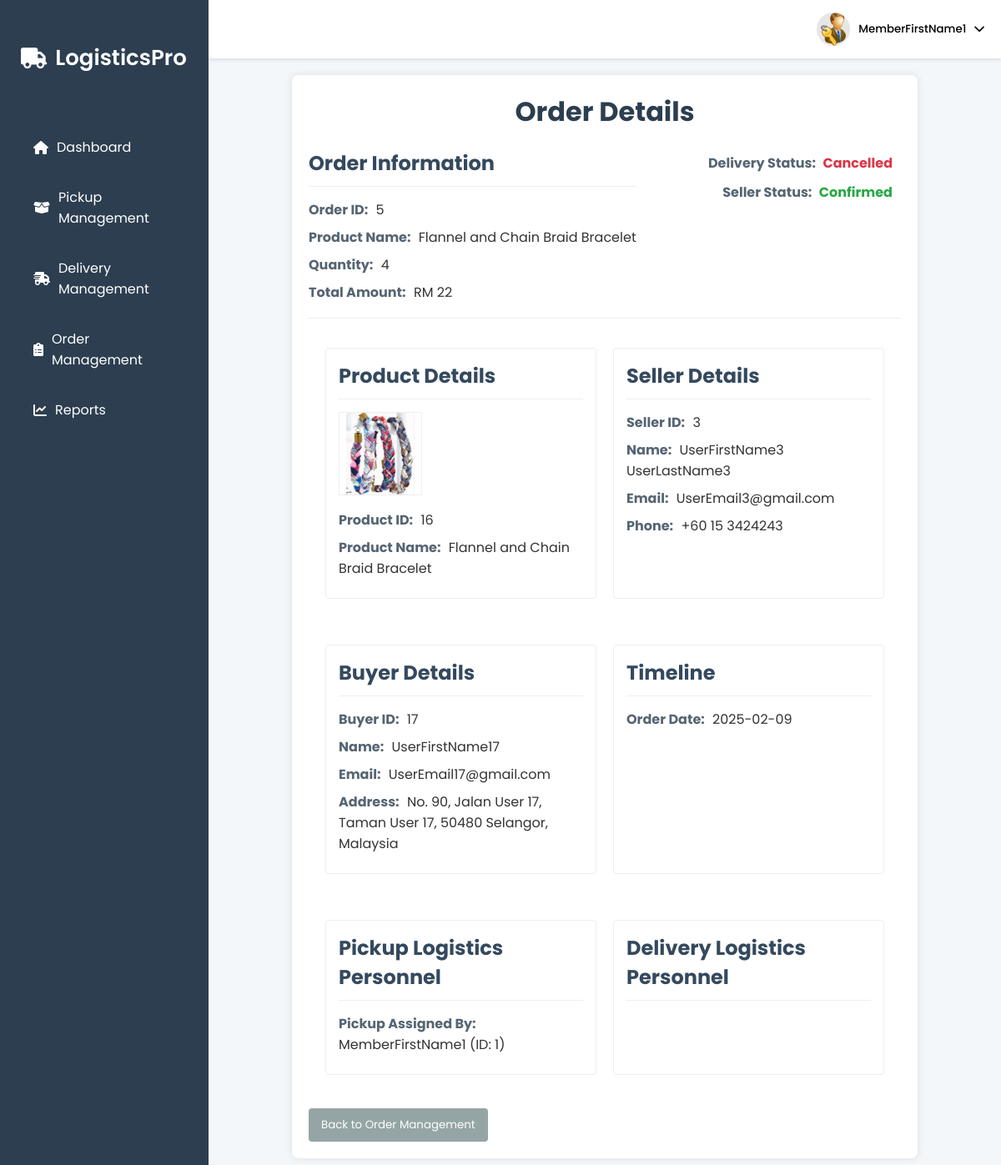
Screenshot of /logistic/order_details_logistics/5 (signed in) with the database file from the repository.
### tables this page shows
CREATE TABLE member (
        pid INTEGER PRIMARY KEY AUTOINCREMENT,
        firstName TEXT NOT NULL,
        lastName TEXT NULL,
        email TEXT UNIQUE NOT NULL,
        password TEXT NOT NULL
    );

CREATE TABLE orders (
        id INTEGER PRIMARY KEY AUTOINCREMENT,
        buyer_id INTEGER NOT NULL,
        product_id INTEGER NOT NULL, 
        quantity INTEGER NOT NULL,
        date DATE NOT NULL,
        payment_method TEXT NOT NULL,
        delivery_status TEXT DEFAULT 'Pending',
        seller_status TEXT DEFAULT 'Pending',
        total_amount DECIMAL(10,2) NOT NULL,
        FOREIGN KEY (buyer_id) REFERENCES user(pid) ON DELETE CASCADE ON UPDATE CASCADE
        FOREIGN KEY (product_id) REFERENCES products(id) 
    );

CREATE TABLE products (
        id INTEGER PRIMARY KEY AUTOINCREMENT,
        name TEXT NOT NULL,
        category TEXT NOT NULL,
        description TEXT,
        price DECIMAL(10, 2) NOT NULL,
        quantity INTEGER NOT NULL,
        condition TEXT NOT NULL,
        seller_id TEXT NOT NULL,
        image_path TEXT,
        video_path TEXT,
        FOREIGN KEY (seller_id) REFERENCES sellers(id) ON DELETE CASCADE
    );

CREATE TABLE sellers (
        id INTEGER NOT NULL,
        name TEXT NOT NULL,
        email TEXT UNIQUE NOT NULL,
        phone_number TEXT NOT NULL,
        FOREIGN KEY (id) REFERENCES user(pid) ON DELETE CASCADE ON UPDATE CASCADE
    );

CREATE TABLE user (
        pid INTEGER PRIMARY KEY AUTOINCREMENT,
        firstName TEXT NOT NULL,
        lastName TEXT NULL,
        email TEXT UNIQUE NOT NULL,
        password TEXT NOT NULL,
        isSeller INTEGER DEFAULT 0,
        haveBankCard INTEGER DEFAULT 0,
        phone_number TEXT,
        wallet DECIMAL(10, 2) DEFAULT 0.00,
        address TEXT
    );

### logistic_feature.py (the view)
@logistic_blueprint.route("/order_details_logistics/<int:order_id>", methods=['GET'])
def order_details_logistics(order_id):
    member_id = session.get("member_id")
    if not member_id:
        flash("Please log in to access this page.", "danger")
        return redirect(url_for("logistic.login"))
    con = get_connect_db()
    cur = con.cursor()
    order = cur.execute("""
        SELECT
            o.id as order_id,
            o.buyer_id,
            o.product_id,
            o.quantity as order_quantity,
            o.date,
            o.total_amount,
            o.delivery_status,
            o.seller_status,
            p.name as product_name,
            p.image_path as product_image_path,
            p.price as product_price,
            s.id as seller_id,
            s.name as seller_name,
            s.email as seller_email,
            s.phone_number as seller_phone,
            u.firstName as buyer_name,
            u.email as buyer_email,
            u.address as buyer_address,
            ad.pickup_date,
            ad.arrival_date,
            ad.delivered_date,
            m1.firstName as delivery_assigned_member_name,
            m1.pid as delivery_assigned_member_id,
            m2.firstName as delivery_status_updated_member_name,
            m2.pid as delivery_status_updated_member_id,
            pr.courier,
            m3.firstName as pickup_assigned_member_name,
            m3.pid as pickup_assigned_member_id,
            m4.firstName as pickup_status_updated_member_name,
            m4.pid as pickup_status_updated_member_id
        FROM orders o
        JOIN products p ON o.product_id = p.id
        LEFT JOIN sellers s ON p.seller_id = s.id
        LEFT JOIN user u ON o.buyer_id = u.pid
        LEFT JOIN assign_delivery ad ON o.id = ad.order_id
        LEFT JOIN pickup_request pr ON o.id = pr.order_id
        LEFT JOIN member m1 ON ad.assigned_member_id = m1.pid
        LEFT JOIN member m2 ON ad.status_updated_member_id = m2.pid
        LEFT JOIN member m3 ON pr.assigned_member_id = m3.pid
        LEFT JOIN member m4 ON pr.status_updated_member_id = m4.pid
        WHERE o.id = ?
        """, (order_id,)).fetchone()
    if not order:
        flash("Order not found in our database.", "warning")
        return redirect(url_for("logistic.order_management"))
    try:
        int(order['seller_id'])
    except (ValueError, TypeError):
        order = dict(order) # Convert to dictionary so that we can assign new key:value
        order['seller_name'] = "Admin's Choice"
        order['seller_email'] = "support@trashandtreasure.com" # Added dummy admin email
        order['seller_phone'] = "+1 (800) 123-4567" # Added dummy admin phone
    con.close()
    return render_template("order_details_logistics.html", order=order)

### db.py (called while the page is built)
def get_connect_db():
    conn = sqlite3.connect(DATABASE_PATH)
    conn.row_factory = sqlite3.Row
    return conn

### web.py (called while the page is built)
@app.after_request
def add_header(response):
    response.headers["Cache-Control"] = "no-store, no-cache, must-revalidate, post-check=0, pre-check=0, max-age=0"
    response.headers["Pragma"] = "no-cache"
    response.headers["Expires"] = "0"
    return response

### templates/order_details_logistics.html (shortened to what this page needs)
{% extends "logistic_page.html" %}
{% block content %}
<link rel="stylesheet" href="/static/order_details_logistics.css">
<div class="order-details-container">
    <h1>Order Details</h1>
    <section class="order-header">
         <div class="order-info-header">
            <h2>Order Information</h2>
             <p><strong>Order ID:</strong> {{ order.order_id }}</p>
             <p><strong>Product Name:</strong> {{ order.product_name }}</p>
             <p><strong>Quantity:</strong> {{ order.order_quantity }}</p>
             <p><strong>Total Amount:</strong> RM {{ order.total_amount }}</p>
        </div>
        <div class="order-status">
              <span class="status-badge {{ order.delivery_status|lower }}"><strong>Delivery Status:</strong> {{ order.delivery_status }}</span>
              <span class="status-badge {{ order.seller_status|lower }}"><strong>Seller Status:</strong> {{ order.seller_status }}</span>
         </div>
    </section>
    <div class="content-container">
        <section class="buyer-product-info">
              <div class="product-info">
                <h2>Product Details</h2>
                     {% if order.product_image_path %}
                        <img src="{{order.product_image_path}}" alt="{{ order.product_name }}" class="product-image"/>
                     {%endif%}
                     <p><strong>Product ID:</strong> {{ order.product_id }}</p>
                    <p><strong>Product Name:</strong> {{ order.product_name }}</p>
                 </div>
                  <div class="seller-info">
                       <h2>Seller Details</h2>
                     {% if order.seller_id != 'Admin' %}
                        <p><strong>Seller ID:</strong> {{ order.seller_id }}</p>
                     {% endif %}
                    <p><strong>Name:</strong> {{ order.seller_name }}</p>
                    <p><strong>Email:</strong> {{ order.seller_email }}</p>
                      {% if order.seller_phone %}
                        <p><strong>Phone:</strong> {{ order.seller_phone }}</p>
                       {% endif %}
                </div>
        </section>
    </div>
     <div class="content-container">
        <section class="buyer-product-info">
              <div class="product-info">
                  <h2>Buyer Details</h2>
                      <p><strong>Buyer ID:</strong> {{ order.buyer_id }}</p>
                      <p><strong>Name:</strong> {{ order.buyer_name }}</p>
                     <p><strong>Email:</strong> {{ order.buyer_email }}</p>
                     <p><strong>Address:</strong> {{ order.buyer_address }}</p>
                </div>
                  <div class="seller-info">
                     <h2>Timeline</h2>
                      <p><strong>Order Date:</strong> {{ order.date }}</p>
                  </div>
          </section>
    </div>
    <div class="content-container">
        <section class="buyer-product-info">
            <div class="product-info">
                <h2>Pickup Logistics Personnel</h2>
                    {% if order.pickup_assigned_member_name %}
                        <p><strong>Pickup Assigned By:</strong> {{ order.pickup_assigned_member_name }} (ID: {{ order.pickup_assigned_member_id }})</p>
                    {% endif %}
            </div>
            <div class="seller-info">
                <h2>Delivery Logistics Personnel</h2>
            </div>
        </section>
    </div>
    <button class="back-button" onclick="window.location.href='{{ url_for('logistic.order_management') }}'">Back to Order Management</button>
</div>
{% endblock %}

### templates/logistic_page.html (shortened to what this page needs)
<!DOCTYPE html>
<html lang="en">
<head>
  <link rel="stylesheet" href="/static/logistic_page.css">
  <link rel="stylesheet" href="https://cdnjs.cloudflare.com/ajax/libs/font-awesome/6.0.0-beta3/css/all.min.css">
</head>
<body>
  <div class="container">
    <aside class="sidebar">
      <div class="logo">
        <i class="fas fa-truck"></i>
        <span>LogisticsPro</span>
      </div>
      <nav>
        <ul>
          <li><a href="{{url_for("logistic.dashboard")}}"><i class="fas fa-home"></i> Dashboard</a></li>
          <li><a href="{{url_for("logistic.pickup_management")}}"><i class="fas fa-box-open"></i> Pickup Management</a></li>
          <li><a href="{{url_for("logistic.delivery_management")}}"><i class="fas fa-shipping-fast"></i> Delivery Management</a></li>
          <li><a href="{{url_for("logistic.order_management")}}"><i class="fas fa-clipboard-list"></i> Order Management</a></li>
          <li><a href="{{url_for("logistic.logistics_reports")}}"><i class="fas fa-chart-line"></i> Reports</a></li>
        </ul>
      </nav>
    </aside>
    <main class="main-content">
        <header class="header">
            <div class="header-right">
            <div class="profile-dropdown">
                <button class="profile-btn">
                <img src="/static/images/profile.png" alt="Profile">
                <span>{{session["member_name"]}}</span>
                <i class="fas fa-chevron-down"></i>
                </button>
            </div>
            </div>
        </header>
        {%block content%}{%endblock%}
    </main>
  </div>
</body>
</html>

### static/logistic_page.css (style rules this page uses)
* { margin: 0; padding: 0; box-sizing: border-box; font-family: 'Poppins', sans-serif; }
body { background-color: #f4f7fa; color: #333; }
.container { display: flex; min-height: 100vh; }
.sidebar { width: 250px; background-color: #2c3e50; color: #fff; padding: 20px; display: flex; flex-direction: column; position: fixed; height: 100%; overflow-y: auto; top: 0; left: 0; }
.sidebar .logo { display: flex; align-items: center; margin: 30px 5px; }
.sidebar .logo i { font-size: 25px; margin-right: 10px; }
.sidebar .logo span { font-size: 26px; font-weight: 600; }
.sidebar nav ul { list-style: none; padding: 20px 0px; padding-left: 10px; }
.sidebar nav ul li { margin: 15px 0; }
.sidebar nav ul li a { color: #fff; text-decoration: none; display: flex; align-items: center; padding: 10px; border-radius: 5px; transition: background 0.3s; }
.sidebar nav ul li a i { margin-right: 10px; }
.main-content { flex: 1; display: flex; flex-direction: column; margin-left: 250px; }
.header { background-color: #fff; padding: 15px 20px; display: flex; justify-content: flex-end; box-shadow: 0 2px 4px rgba(0, 0, 0, 0.1); }
.header-right { display: flex; align-items: center; }
.profile-dropdown { position: relative; }
.profile-btn { display: flex; align-items: center; background: none; border: none; cursor: pointer; }
.profile-btn img { border-radius: 50%; margin-right: 10px; width:40px; height:40px; }
.profile-btn span { margin-right: 10px; font-weight: 500; }

### static/order_details_logistics.css (style rules this page uses)
.order-details-container { margin: 20px 100px; background: #fff; padding: 20px; border-radius: 8px; box-shadow: 0 0 10px rgba(0, 0, 0, 0.1); }
.order-header { display: flex; justify-content: space-between; align-items: flex-start; border-bottom: 1px solid #eee; padding-bottom: 10px; margin-bottom: 15px; }
.order-status { display: flex; flex-direction: column; align-items: flex-end; }
h1 { text-align: center; margin-bottom: 20px; color: #2c3e50; }
.order-details-container h2 { border-bottom: 1px solid #eee; padding-bottom: 10px; margin-bottom: 15px; color: #34495e; }
.content-container { display: flex; justify-content: space-between; align-items: flex-start; flex-wrap: wrap; margin-bottom: 15px; }
.buyer-product-info { display: flex; justify-content: space-between; flex-basis: calc(100% - 20px); margin: 10px; }
.product-info, .seller-info { flex: 1; padding: 15px; border: 1px solid #eee; border-radius: 4px; margin: 10px; }
.order-details-container p { margin-bottom: 8px; }
.order-details-container strong { font-weight: bold; color: #566573; margin-right: 5px; }
.back-button { display: block; background-color: #95a5a6; color: #fff; border: none; padding: 10px 15px; border-radius: 4px; cursor: pointer; text-align: center; text-decoration: none; transition: background-color 0.3s ease; margin-top: 20px; }
.product-image { width: 100px; height: 100px; object-fit: contain; margin-bottom: 10px; border: 1px solid #eee; }
.status-badge { padding: 5px 10px; border-radius: 5px; font-weight: bold; }
.status-badge.delivered, .status-badge.confirmed { color: #28a745; }
.status-badge.cancelled { color: #dc3545; }

### rows the page displays
member: member_name "MemberFirstName1", pickup_assigned_member_name "MemberFirstName1", pickup_assigned_member_id "1"
orders: order_id "5", order_quantity "4", total_amount "22", delivery_status "Cancelled", seller_status "Confirmed", product_id "16", buyer_id "17", date "2025-02-09"
products: product_name "Flannel and Chain Braid Bracelet", product_image_path (picture)
sellers: seller_id "3", seller_name "UserFirstName3 UserLastName3", seller_email "UserEmail3@gmail.com", seller_phone "+60 15 3424243"
user: buyer_name "UserFirstName17", buyer_email "UserEmail17@gmail.com", buyer_address "No. 90, Jalan User 17, Taman User 17, 50480 Selangor, Malaysia"
